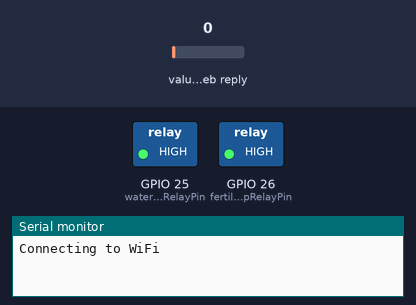
A sketch run on a simulated ESP32. Shown: switched loads named in the sketch (green lamp = pin HIGH), the last lines printed to the serial monitor. The inputs (shaded band) are chosen by the test bench; at power-on: value in the web reply 0. WiFi joins after 1.5 s; servers stay silent unless stated; web services answer with replies made up by the test bench.

Above: at 0.1 s.
At 2.0 s:
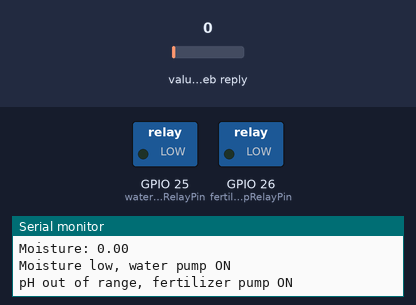
Timing chart, 0 to 3.5 s (numbered marks = the images above):
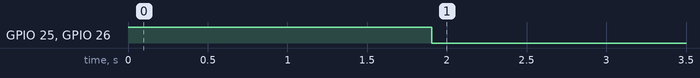

The sketch:

water_pump.ino
```cpp
#include <WiFi.h>
#include <HTTPClient.h>
#include <ArduinoJson.h>

// WiFi details
const char* ssid = "Galaxy M028e8e";
const char* password = "13042023";

// ThingSpeak channel info
const char* channelID = "3031319";
const char* readAPIKey = "LP9C7AKN7AQENVA1";  // If private channel, fill your read API key

// Relay pins
const int waterPumpRelayPin = 25;
const int fertilizerPumpRelayPin = 26;

// Threshold values
const float moistureThreshold = 40.0;  // Moisture below this triggers water pump ON
const float phMin = 5.5;
const float phMax = 7.5;

void setup() {
  Serial.begin(115200);

  pinMode(waterPumpRelayPin, OUTPUT);
  pinMode(fertilizerPumpRelayPin, OUTPUT);

  // Relays are usually active LOW (adjust if needed)
  digitalWrite(waterPumpRelayPin, HIGH);
  digitalWrite(fertilizerPumpRelayPin, HIGH);

  WiFi.begin(ssid, password);
  Serial.print("Connecting to WiFi");
  while (WiFi.status() != WL_CONNECTED) {
    delay(500);
    Serial.print(".");
  }
  Serial.println("\nConnected!");
}

void loop() {
  float phValue = getThingSpeakField(1);
  float moistureValue = getThingSpeakField(2);

  Serial.print("pH: "); Serial.println(phValue);
  Serial.print("Moisture: "); Serial.println(moistureValue);

  // Control water pump
  if (moistureValue >= 0 && moistureValue < moistureThreshold) {
    Serial.println("Moisture low, water pump ON");
    digitalWrite(waterPumpRelayPin, LOW);
  } else {
    Serial.println("Moisture OK, water pump OFF");
    digitalWrite(waterPumpRelayPin, HIGH);
  }

  // Control fertilizer pump
  if (phValue >= 0 && (phValue < phMin || phValue > phMax)) {
    Serial.println("pH out of range, fertilizer pump ON");
    digitalWrite(fertilizerPumpRelayPin, LOW);
  } else {
    Serial.println("pH in range, fertilizer pump OFF");
    digitalWrite(fertilizerPumpRelayPin, HIGH);
  }

  delay(30000); // Check every 30 seconds
}

float getThingSpeakField(int fieldNumber) {
  if (WiFi.status() != WL_CONNECTED) {
    Serial.println("WiFi not connected");
    return -1;
  }

  HTTPClient http;
  String url = String("https://api.thingspeak.com/channels/") + channelID + "/fields/" + String(fieldNumber) + "/last.json";
  if (readAPIKey != "") {
    url += "?api_key=" + String(readAPIKey);
  }

  http.begin(url);
  int httpCode = http.GET();

  float value = -1;
  if (httpCode > 0) {
    String payload = http.getString();

    StaticJsonDocument<200> doc;
    DeserializationError err = deserializeJson(doc, payload);
    if (!err) {
      if (fieldNumber == 1 && doc.containsKey("field1")) value = doc["field1"].as<float>();
      else if (fieldNumber == 2 && doc.containsKey("field2")) value = doc["field2"].as<float>();
    } else {
      Serial.println("JSON parse error");
    }
  } else {
    Serial.print("HTTP error: ");
    Serial.println(httpCode);
  }

  http.end();
  return value;
}
```

Measured:
- by itself, GPIO 25 (waterPumpRelayPin), GPIO 26 (fertilizerPumpRelayPin): HIGH → LOW at 1.9 s
